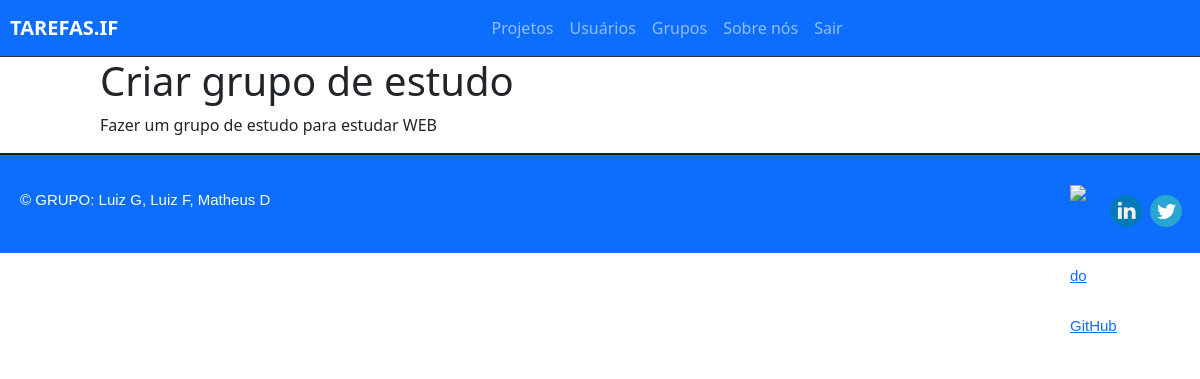
/task/4 (signed in), run on the app's committed database.
### paginas/models.py (models this page shows, shortened)
class Task(models.Model):
    STATUS = (
        ('doing', 'Doing'),
        ('done', 'Done'),
    )
    title=models.CharField(max_length=255)
    description = models.TextField()
    done = models.CharField(
        max_length=5,
        choices=STATUS,
    )
    created_at = models.DateTimeField(auto_now_add=True)
    updated_at = models.DateTimeField(auto_now=True)

### paginas/views.py (the view)
# urls.py: path('task/<int:id>', views.taskView, name="task-view"),
@login_required
def taskView(request, id):
    task = get_object_or_404(Task, pk=id)
    return render(request, 'paginas/task.html', {'task':task})

### paginas/templates/paginas/task.html (shortened to what this page needs)
{% extends "index.html" %}
{% block content %}
<div class="offset-1 col-10 list-div">
    <h1>{{task.title}}</h1>
    <p>{{task.description}}</p>
</div>
{% endblock %}

### static/css/styles.css (style rules this page uses)
.list-div { padding: 0; }

### data on the page
Task: title "Criar grupo de estudo", description "Fazer um grupo de estudo para estudar WEB"
